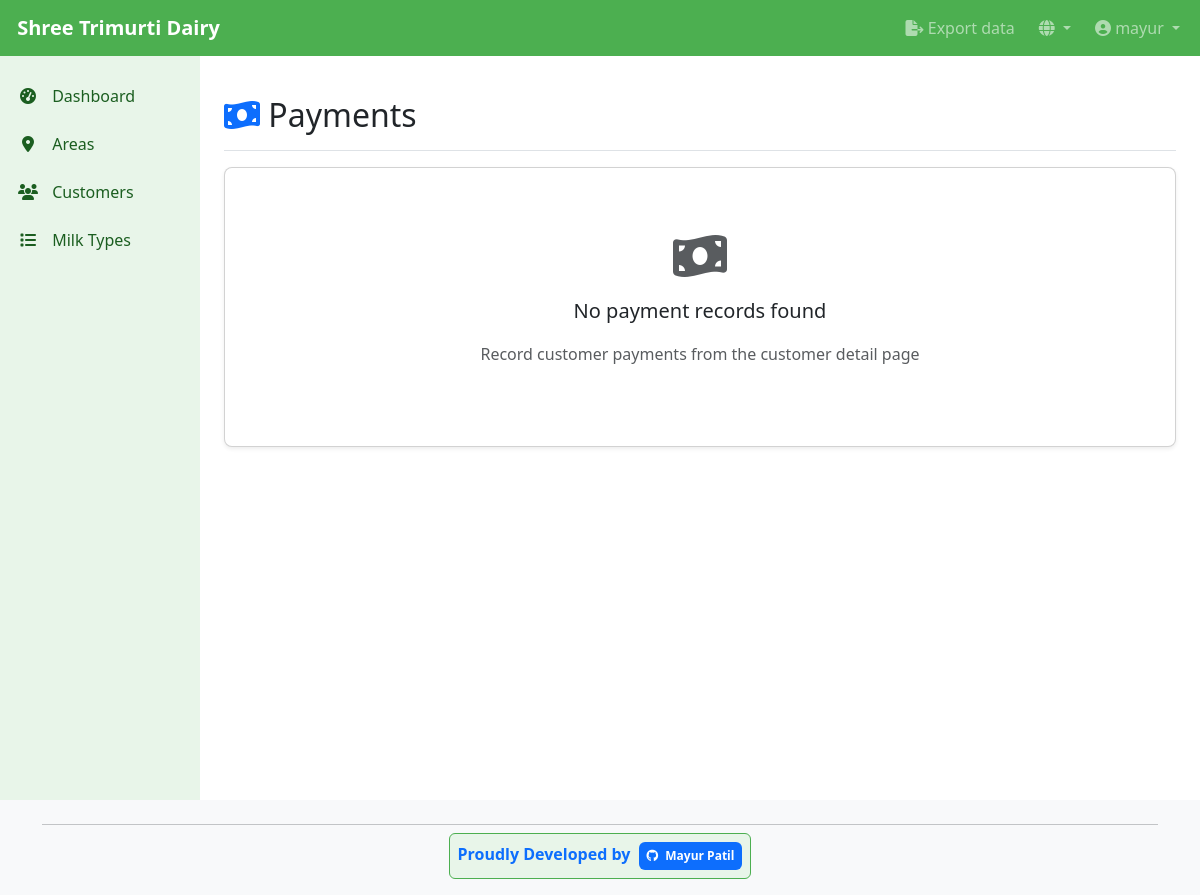
The app's page /en/dairy/payments/ (signed in), older data.
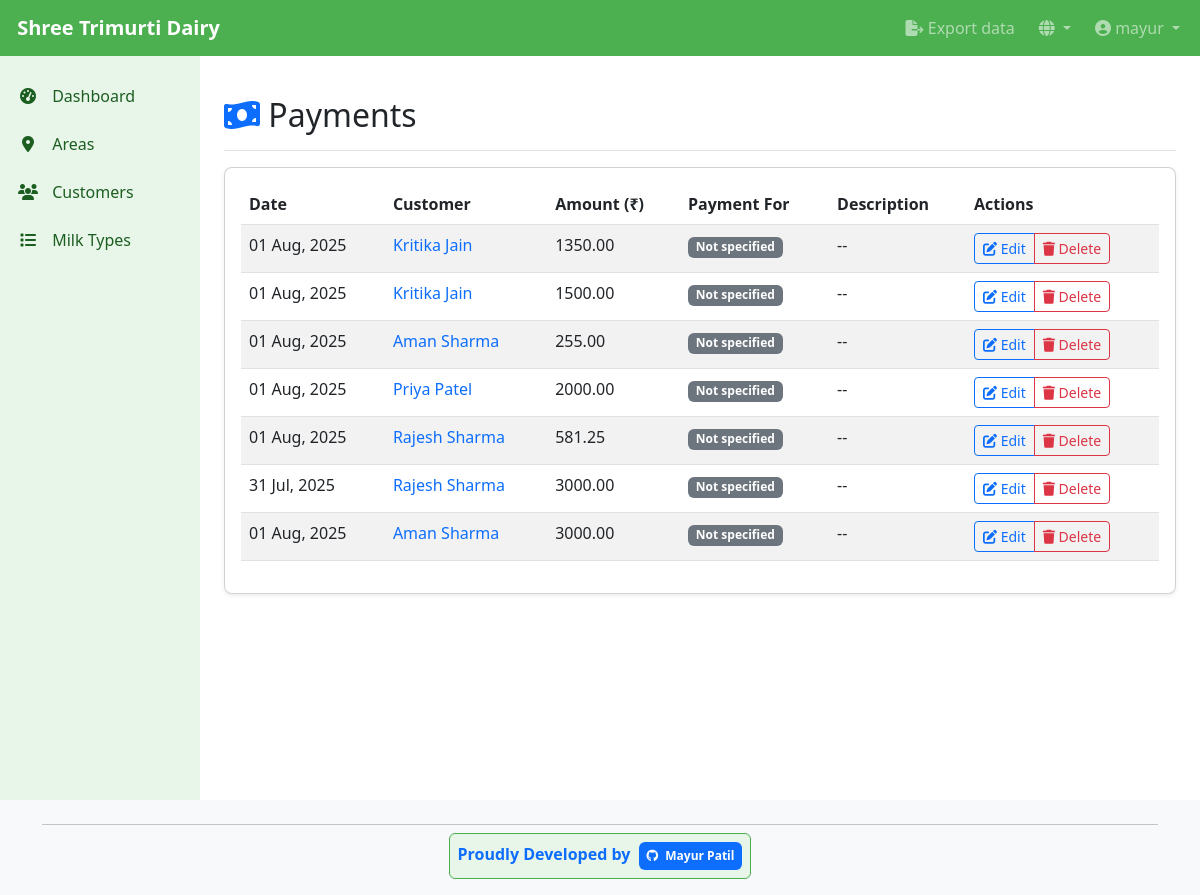
The same page, newer data.
### dairy_app/models.py (models this page shows, shortened)
class Payment(models.Model):
    user = models.ForeignKey(User, on_delete=models.CASCADE, related_name='payments')
    customer = models.ForeignKey(Customer, on_delete=models.CASCADE, related_name='payments')
    date = models.DateField(default=timezone.now)
    amount = models.DecimalField(max_digits=10, decimal_places=2)
    description = models.CharField(max_length=255, blank=True, null=True)
    payment_for_month = models.IntegerField(null=True, blank=True,
                                           help_text=_('Month number (1-12) this payment is for'))
    payment_for_year = models.IntegerField(null=True, blank=True,
                                          help_text=_('Year this payment is for'))
    created_at = models.DateTimeField(auto_now_add=True)
    updated_at = models.DateTimeField(auto_now=True)
    class Meta:
        ordering = ['-date']

class Customer(models.Model):
    user = models.ForeignKey(User, on_delete=models.CASCADE, related_name='customers')
    name = models.CharField(max_length=200)
    address = models.TextField(blank=True, null=True)
    phone = models.CharField(max_length=20, blank=True, null=True)
    milk_types = models.ManyToManyField(MilkType, related_name='customers')
    area = models.ForeignKey(Area, on_delete=models.SET_NULL, null=True, blank=True, related_name='customers')
    date_joined = models.DateTimeField(auto_now_add=True)
    delivery_order = models.PositiveIntegerField(default=0, help_text=_('Order for delivery route within area'))
    class Meta:
        ordering = ['area', 'delivery_order', 'name']

### dairy_app/views.py (the view)
# urls.py: path('payments/', views.PaymentListView.as_view(), name='payment_list'),
class PaymentListView(LoginRequiredMixin, ListView):
    model = Payment
    template_name = 'dairy_app/payment_list.html'
    context_object_name = 'payments'
    paginate_by = 20
    def get_queryset(self):
        return Payment.objects.all().order_by('-created_at')

### dairy_app/templates/dairy_app/payment_list.html (shortened to what this page needs)
{% extends 'base.html' %}
{% load i18n %}
{% load dict_filters %}
{% block content %}
<div class="d-flex justify-content-between flex-wrap flex-md-nowrap align-items-center pt-3 pb-2 mb-3 border-bottom">
    <h1 class="h2"><i class="fas fa-money-bill-wave text-primary"></i> {% trans "Payments" %}</h1>
</div>
<div class="card">
    <div class="card-body">
        {% if payments %}
        <div class="table-responsive">
            <table class="table table-striped table-hover">
                <thead>
                    <tr>
                        <th>{% trans "Date" %}</th>
                        <th>{% trans "Customer" %}</th>
                        <th>{% trans "Amount" %} (₹)</th>
                        <th>{% trans "Payment For" %}</th>
                        <th>{% trans "Description" %}</th>
                        <th>{% trans "Actions" %}</th>
                    </tr>
                </thead>
                <tbody>
                    {% for payment in payments %}
                    <tr>
                        <td>{{ payment.date|date:"d M, Y" }}</td>
                        <td>
                            <a href="{% url 'customer_detail' payment.customer.id %}" class="text-decoration-none">
                                {{ payment.customer.name }}
                            </a>
                        </td>
                        <td>{{ payment.amount|floatformat:2 }}</td>
                        <td>
                            {% if payment.payment_for_month and payment.payment_for_year %}
                                <span class="badge bg-info">
                                    {% with month_name=payment.payment_for_month|month_name %}
                                    {{ month_name }} {{ payment.payment_for_year }}
                                    {% endwith %}
                                </span>
                            {% else %}
                                <span class="badge bg-secondary">{% trans "Not specified" %}</span>
                            {% endif %}
                        </td>
                        <td>{{ payment.description|default:"--"|truncatechars:50 }}</td>
                        <td>
                            <div class="btn-group btn-group-sm">
                                <a href="{% url 'payment_edit' payment.id %}" class="btn btn-outline-primary">
                                    <i class="fas fa-edit"></i> {% trans "Edit" %}
                                </a>
                                <a href="{% url 'payment_delete' payment.id %}" class="btn btn-outline-danger">
                                    <i class="fas fa-trash"></i> {% trans "Delete" %}
                                </a>
                            </div>
                        </td>
                    </tr>
                    {% endfor %}
                </tbody>
            </table>
        </div>
        {% else %}
        <div class="text-center py-5">
            <i class="fas fa-money-bill-wave fa-3x text-muted mb-3"></i>
            <p class="lead">{% trans "No payment records found" %}</p>
            <p class="text-muted">{% trans "Record customer payments from the customer detail page" %}</p>
        </div>
        {% endif %}
    </div>
</div>
{% endblock %}

### templates/base.html (shortened to what this page needs)
<!DOCTYPE html>
<html lang="{% if LANGUAGE_CODE %}{{ LANGUAGE_CODE }}{% else %}en{% endif %}">
<head>
    {% load i18n %}
    <link href="https://cdn.jsdelivr.net/npm/bootstrap@5.3.0/dist/css/bootstrap.min.css" rel="stylesheet">
    <link href="https://cdnjs.cloudflare.com/ajax/libs/font-awesome/6.4.0/css/all.min.css" rel="stylesheet">
</head>
<body>
    <nav class="navbar navbar-expand-lg navbar-dark fixed-top">
        <div class="container-fluid">
            <a class="navbar-brand" href="{% url 'dashboard' %}">
                 {% trans "Shree Trimurti Dairy" %}
            </a>
            <div class="collapse navbar-collapse" id="navbarNav">
                <ul class="navbar-nav">
                    {% if user.is_authenticated %}
                    <li class="nav-item me-2">
                        <a class="nav-link {% if request.resolver_match.url_name == 'customer_export' %}active{% endif %}" href="{% url 'customer_export' %}">
                            <i class="fas fa-file-export"></i> {% trans "Export data" %}
                        </a>
                    </li>
                    <li class="nav-item dropdown me-2">
                        <a class="nav-link dropdown-toggle" href="#" id="languageDropdown" role="button" data-bs-toggle="dropdown" aria-expanded="false">
                            <i class="fas fa-globe"></i>
                        </a>
                            {% load i18n %}
                            {% get_current_language as LANGUAGE_CODE %}
                            {% get_available_languages as LANGUAGES %}
                            {% get_language_info_list for LANGUAGES as languages %}
                    </li>
                    <li class="nav-item dropdown">
                        <a class="nav-link dropdown-toggle" href="#" id="navbarDropdown" role="button" data-bs-toggle="dropdown" aria-expanded="false">
                            <i class="fas fa-user-circle"></i> {{ user.username }}
                        </a>
                    </li>
                    {% else %}
                    <li class="nav-item">
                        <a class="nav-link" href="{% url 'login' %}">{% trans "Login" %}</a>
                    </li>
                    {% endif %}
                </ul>
            </div>
        </div>
    </nav>
    <div class="container-fluid">
        <div class="row">
            {% if user.is_authenticated %}
            <div class="col-lg-2 d-none d-lg-block sidebar collapse" id="sidebar">
                <div class="position-sticky pt-3">
                    <ul class="nav flex-column">
                        <li class="nav-item">
                            <a class="nav-link {% if request.resolver_match.url_name == 'dashboard' %}active{% endif %}" href="{% url 'dashboard' %}">
                                <i class="fas fa-tachometer-alt"></i> {% trans "Dashboard" %}
                            </a>
                        </li>
                        <li class="nav-item">
                            <a class="nav-link {% if 'area' in request.resolver_match.url_name %}active{% endif %}" href="{% url 'area_list' %}">
                                <i class="fas fa-map-marker-alt"></i> {% trans "Areas" %}
                            </a>
                        </li>
                        <li class="nav-item">
                            <a class="nav-link {% if 'customer' in request.resolver_match.url_name %}active{% endif %}" href="{% url 'customer_list' %}">
                                <i class="fas fa-users"></i> {% trans "Customers" %}
                            </a>
                        </li>
                        <li class="nav-item">
                            <a class="nav-link {% if 'milk_type' in request.resolver_match.url_name %}active{% endif %}" href="{% url 'milk_type_list' %}">
                                <i class="fas fa-list"></i> {% trans "Milk Types" %}
                            </a>
                        </li>
                    </ul>
                </div>
            </div>
            {% endif %}
            <main class="{% if user.is_authenticated %}col-12 col-lg-10{% else %}col-12{% endif %} main-content">
                {% block content %}{% endblock %}
            </main>
        </div>
    </div>
    <footer class="footer mt-auto py-3 bg-light">
        <div class="container">
            <div class="row">
                <div class="col-12 text-center">
                    <hr class="my-2">
                    <div class="developer-credit p-2 d-inline-block rounded" style="background-color: var(--light-color); border: 1px solid var(--primary-color);">
                        <strong class="text-primary">{% trans "Proudly Developed by" %}</strong>
                        <a href="https://github.com/mayur5204" target="_blank" class="text-decoration-none ms-1">
                            <span class="badge bg-primary p-2">
                                <i class="fab fa-github me-1"></i> Mayur Patil
                            </span>
                        </a>
                    </div>
                </div>
            </div>
        </div>
    </footer>
</body>
</html>

### templates/base.html (style rules this page uses)
:root { --primary-color: #4CAF50; --accent-color: #FFC107; --light-color: #E8F5E9; --dark-color: #1B5E20; }
body { padding-top: 56px; min-height: 100vh; display: flex; flex-direction: column; padding-bottom: 60px; }
.navbar { background-color: var(--primary-color); }
.navbar-brand { font-weight: bold; }
.sidebar { background-color: var(--light-color); min-height: calc(100vh - 56px); padding-right: 0; padding-left: 0; }
.sidebar .nav-link { color: var(--dark-color); padding: 0.75rem 1rem; border-radius: 0.25rem; }
.sidebar .nav-link i { margin-right: 0.5rem; width: 24px; text-align: center; }
.card { margin-bottom: 1.5rem; border-radius: 0.5rem; box-shadow: 0 0.125rem 0.25rem rgba(0, 0, 0, 0.075); }
.main-content { flex: 1; padding: 1.5rem; }
footer { background-color: var(--light-color); padding: 1rem 0; margin-top: auto; }
@media (min-width: 992px) { body { padding-bottom: 0; } }

Row changes from the older to the newer data that the page shows:
added Payment: date "01 Aug, 2025", customer.name "Kritika Jain", amount "1350.00", description "--"
added Payment: date "01 Aug, 2025", customer.name "Kritika Jain", amount "1500.00", description "--"
added Payment: date "01 Aug, 2025", customer.name "Aman Sharma", amount "255.00", description "--"
added Payment: date "01 Aug, 2025", customer.name "Priya Patel", amount "2000.00", description "--"
added Payment: date "01 Aug, 2025", customer.name "Rajesh Sharma", amount "581.25", description "--"
added Payment: date "31 Jul, 2025", customer.name "Rajesh Sharma", amount "3000.00", description "--"
added Payment: date "01 Aug, 2025", customer.name "Aman Sharma", amount "3000.00", description "--"
Text that changed along with them:
text no longer shown: "No payment records found Record customer payments from the customer detail page"
text now shown: "Date Customer Amount (₹) Payment For Description Actions"
